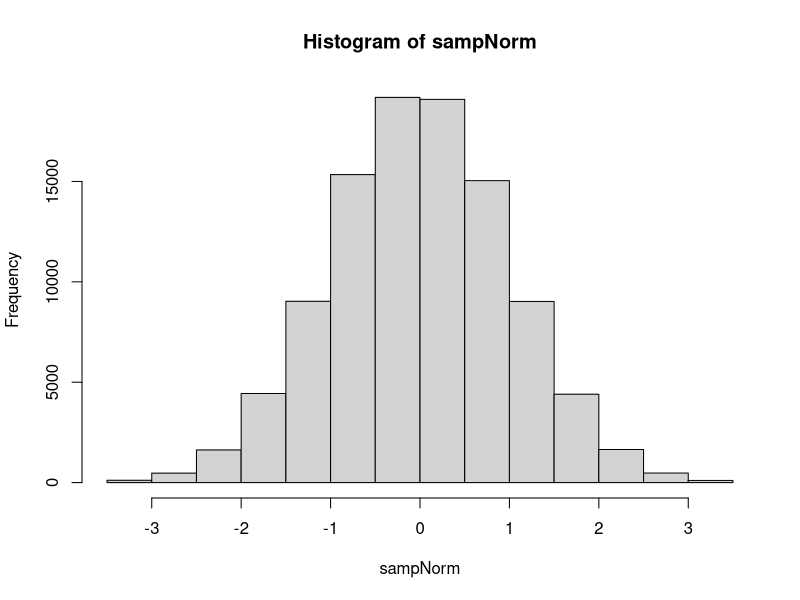

R code for this plot:
## ---- chunk 1
#truncated normal distribution
truncNorm = function(x) {
    return(2/sqrt(2*pi)*exp(-x^2/2))
}
## ---- chunk 2
tMean = function(x) {
    return(2*x/sqrt(2*pi)*exp(-x^2/2))
}
integrate(f = tMean, lower = 0.0, upper = 10.0) #0.7978846
## ---- chunk 3
#Use exponential with lambda = 2 as g(x)
g = function(x) {return(2 * exp(-2*x))}
## ---- chunk 4
xs = rexp(100000, 2)
W_s = truncNorm(xs) / g(xs)
mean(xs*W_s)
## ---- chunk 5
#Resampling from importance sampling
x = runif(100000, -3.5, 3.5)
weights = dnorm(x)/sum(dnorm(x)) #adjusted importance weights
sampNorm = sample(x, 100000, replace = TRUE, prob = weights) #sample based on weights
hist(sampNorm)
## ---- chunk 6
#Test for normality
shapiro.test(sample(sampNorm, 5000, replace = FALSE))
